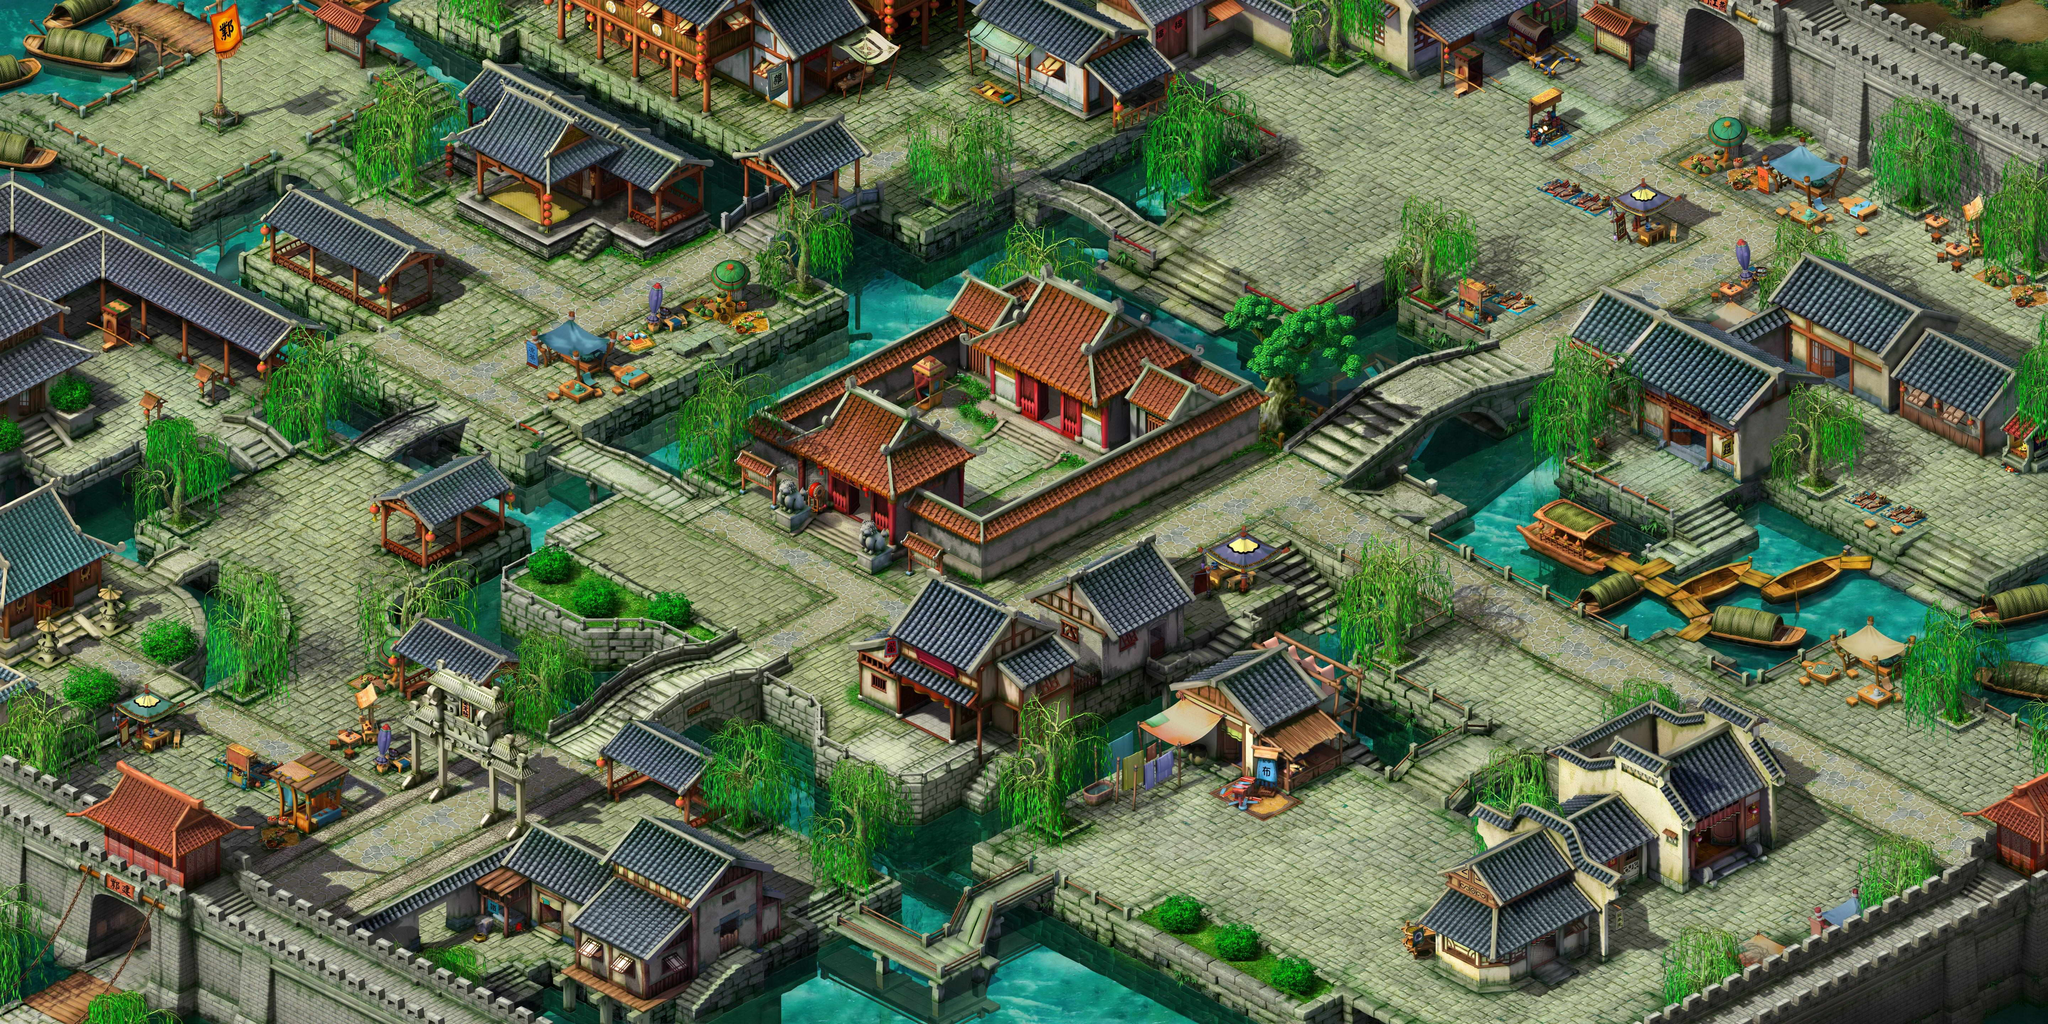

A level layout from a 2D game, rendered from its tile map. Below: a short description, then the map file with tile-grid data replaced by summaries:
An orthogonal 144x72 tile map with 40x40 px tiles, 1 tile layer (块层 1) and 61 objects (mob1078, mob1118, mob1010, mob1063, mob1054, ...).

<map version="1.0" orientation="orthogonal" width="144" height="72" tilewidth="40" tileheight="40">
 <tileset firstgid="1" name="jianye" tilewidth="5760" tileheight="2880">
  <image source="jianye.jpg" width="5760" height="2880" />
 </tileset>
 <layer name="块层 1" width="144" height="72">
  <data>[10368 cells, 1 non-empty, 1 distinct tile ids]</data>
 </layer>
 <objectgroup color="#ffaa00" name="collision" width="32" height="24">
  <object x="643" y="2116" width="69" height="83" />
  <object x="799" y="2131" width="163" height="150" />
  <object x="3" y="229">
   <polygon points="0,0 228,75 831,-225 -1,-229" />
  </object>
  <object x="3288" y="1932">
   <polygon points="0,0 329,193 499,128 329,-122 190,-102" />
  </object>
  <object x="1077" y="790">
   <polygon points="0,0 154,-75 -172,-253 -340,-174" />
  </object>
  <object x="3533" y="1793">
   <polygon points="0,0 369,-166 521,-84 271,49 580,229 379,361" />
  </object>
  <object x="3985" y="2591">
   <polygon points="0,0 208,101 577,-73 526,-163 681,-237 757,-230 1038,-405 985,-575 827,-654 789,-600 658,-640 360,-483 164,-336 282,-248 62,-142 99,-102" />
  </object>
  <object x="5569" y="1171">
   <polygon points="191,101 193,-96 -63,-240 -50,-280 -382,-441 -500,-470 -600,-319" />
  </object>
  <object x="4977" y="858">
   <polygon points="0,0 -138,72 -62,106 77,40" />
  </object>
  <object x="4297" y="282">
   <polygon points="0,0 2,100 44,133 117,92 104,-16 79,-41" />
  </object>
  <object x="4326" y="527">
   <polygon points="0,0 169,79 226,41 49,-31" />
  </object>
  <object x="4540" y="556">
   <polygon points="0,0 -4,101 106,144 175,92 176,6 77,-45" />
  </object>
  <object x="4956" y="454">
   <polygon points="0,0 -6,83 139,125 204,98 245,-6 103,-76" />
  </object>
  <object x="238" y="2287">
   <polygon points="0,0 249,120 438,39 131,-133" />
  </object>
  <object x="1597" y="2">
   <polygon points="0,0 42,21 47,79 358,227 411,213 622,317 876,193 902,173 891,-2" />
  </object>
  <object x="2767" y="0">
   <polygon points="0,0 -11,50 -7,173 282,336 437,264 441,217 706,93 867,168 877,182 923,178 993,216 1078,172 1204,234 1226,196 1553,1" />
  </object>
  <object x="4319" y="2">
   <polygon points="0,0 397,254 582,163 571,339 660,380 716,355 907,479 931,470 1048,532 983,569 1064,614 1144,577 1367,698 1325,731 1407,790 1438,766 1438,-2" />
  </object>
  <object x="1" y="2830">
   <polygon points="0,0 453,-228 460,-323 -1,-538" />
  </object>
  <object x="4593" y="2877">
   <polygon points="0,0 933,-460 932,-511 1022,-549 1024,-568 970,-590 1165,-706 1166,1" />
  </object>
  <object x="4036" y="2616">
   <polygon points="0,0 -6,111 123,177 242,170 436,62 433,-49 597,-154 697,-103 972,-240 961,-428" />
  </object>
  <object x="3774" y="1366">
   <polygon points="0,0 249,-208 370,-269 611,-319 599,-209 686,-200 602,-149 691,-111 628,-77 925,73 909,145 839,190 861,206 839,220 796,191 600,73 504,122 525,171 687,250 743,229 792,245 642,332 254,132 354,89 352,57 183,-44 109,12" />
  </object>
  <object x="4477" y="1732">
   <polygon points="0,0 134,71 215,30 245,40 270,23 271,10 207,-40 151,-73" />
  </object>
  <object x="4666" y="1620">
   <polygon points="0,0 53,26 182,-32 254,-48 258,-26 328,1 460,-52 506,-59 540,-86 653,-38 675,-81 284,-270 176,-221 280,-126" />
  </object>
  <object x="4777" y="1799">
   <polygon points="0,0 116,62 78,77 126,114 405,-16 976,263 980,-77 774,-42 765,-68 736,-57 465,-196 410,-194 347,-151 216,-108 171,-123 171,-141 124,-162 43,-120 0,-116 42,-77 297,-31 286,4 251,25 37,-16" />
  </object>
  <object x="5596" y="1630">
   <polygon points="0,0 0,58 162,28 161,-69" />
  </object>
  <object x="1913" y="1335">
   <polygon points="0,0 46,53 156,61 171,43 147,25 231,-3 328,52 257,95 256,133 314,167 418,84 478,104 510,80 458,47 714,-126 568,-209 761,-272 950,-189 1047,-620" />
  </object>
  <object x="2449" y="1470">
   <polygon points="0,0 27,39 -40,83 -42,121 8,146 122,83 305,172 1109,-230 1129,-384 486,-697 409,-322 675,-200 311,-12 157,-93" />
  </object>
  <object x="832" y="1">
   <polygon points="0,0 337,175 466,284 366,336 304,300 84,400 170,424 237,516 415,429 554,496 588,483 837,569 965,518 1186,648 1316,577 1446,463 623,87 564,114 258,23 292,0" />
  </object>
  <object x="1277" y="558">
   <polygon points="0,0 4,52 263,171 331,143 382,70 262,130" />
  </object>
  <object x="1728" y="651">
   <polygon points="0,0 -11,37 76,82 277,-1 269,-40 85,45" />
  </object>
  <object x="423" y="512">
   <polygon points="0,0 -1,333 316,499 358,472 428,519 446,470 569,415 637,425 650,407 250,202 506,80 497,26 446,-16 356,-45 110,76" />
  </object>
  <object x="635" y="1176">
   <polygon points="0,0 61,18 108,41 172,101 200,79 273,121 353,77 432,15 559,-30 250,-204 205,-145" />
  </object>
  <object x="1486" y="2755">
   <polygon points="0,0 44,24 -46,67 73,123 303,121 328,93 62,-46 0,-23" />
  </object>
  <object x="1085" y="1296">
   <polygon points="0,0 32,-1 402,188 34,381 4,419 14,457 44,485 450,769 562,721 698,610 904,547 990,506 958,478 874,532 754,483 562,480 319,376 331,325 519,238 448,202 665,87 581,30 513,14 452,-10 466,-52 388,-18 220,-116 105,-78" />
  </object>
  <object x="1783" y="2096">
   <polygon points="0,0 33,-76 191,-173 347,-206 377,-173 524,-103 532,-2 749,106 805,112 999,16 1012,30 916,126 917,171 1077,226 949,281 1073,335 1096,347 943,418 890,530 825,568 625,469 626,436 651,415 556,373 613,323 407,216 320,269 221,219 307,172" />
  </object>
  <object x="1814" y="2837">
   <polygon points="0,0 -25,41 2118,41 1964,-37 1859,8 1153,-347 1152,-362 986,-282 953,-150 832,-76 518,-231 521,-208 481,-188 486,-231 263,-113 138,9 76,-18" />
  </object>
  <object x="1244" y="2601">
   <polygon points="0,0 35,21 82,4 114,26 146,11 169,32 232,5 362,60 367,109 557,204 707,143 766,88 832,57 867,68 946,32 941,-81 896,-102 897,-155 926,-148 925,-168 671,-293 561,-318 446,-194 247,-290 82,-183 87,-127 3,-94" />
  </object>
  <object x="2412" y="1958">
   <polygon points="0,0 271,139 370,88 448,117 535,149 443,183 349,287 344,326 441,360 1033,30 887,-57 798,-84 913,-146 932,-280 820,-363 514,-207 422,-153 261,-276 96,-165 2,-144" />
  </object>
  <object x="1" y="322">
   <polygon points="0,0 -1,1012 55,986 75,954 43,862 128,831 195,921 268,888 265,821 189,788 207,706 277,672 186,631 189,542 154,516 281,463 432,529 437,190" />
  </object>
  <object x="0" y="2055">
   <polygon points="0,0 90,-50 98,-132 38,-186 76,-202 132,-182 198,-206 157,-241 131,-297 207,-328 294,-271 355,-293 332,-332 353,-343 291,-405 294,-506 401,-459 511,-524 387,-587 712,-736 621,-809 518,-826 428,-772 392,-789 195,-708 80,-785 0,-762" />
  </object>
  <object x="471" y="1879">
   <polygon points="0,0 92,67 270,-38 302,-119 301,-212 135,-301 115,-307 47,-276 23,-242 88,-187 115,-123 106,-65" />
  </object>
  <object x="2" y="2179">
   <polygon points="0,0 269,129 287,75 137,-10 479,-184 395,-242 376,-248 33,-60 -2,-62" />
  </object>
  <object x="224" y="2877">
   <polygon points="0,0 386,-169 403,-321 1015,0" />
  </object>
  <object x="928" y="2639">
   <polygon points="0,0 244,-126 260,30 236,48 620,240 505,239" />
  </object>
  <object x="1644" y="1236">
   <polygon points="0,0 267,110 1473,-512 1484,-579 1407,-656 1273,-693 1277,-669 1215,-711 959,-585 829,-660 698,-596 603,-558 538,-515 742,-409 -7,-37" />
  </object>
  <object x="2968" y="791">
   <polygon points="0,0 614,294 584,440 652,475 873,310 1019,234 1251,189 1246,160 965,54 1011,25 946,-16 708,123 512,33 508,122 441,144 89,-45" />
  </object>
  </objectgroup>
 <objectgroup color="#33aa00" name="mobArea" width="32" height="24">
  <!-- 12 objects omitted --></objectgroup>
 <objectgroup color="#aa3300" name="npc" width="32" height="24">
  <!-- 7 objects omitted --></objectgroup>
 <objectgroup name="transPoint" width="144" height="72">
  <!-- 1 objects omitted --></objectgroup>
</map>
<!-- 15 of 61 objects omitted -->